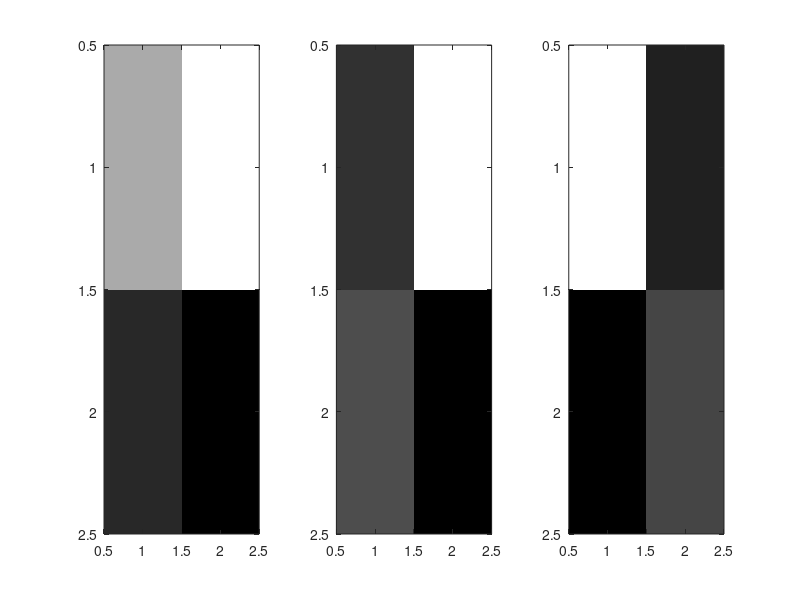

This figure's MATLAB source: (Note: this script raises an error after producing the figure.)
% ----------------------------------- % 
% ------ Do not modify this code ---- %
% ------ Do not submit this code ---- % 
% ----------------------------------- % 
close all
clear all
clc

%%%%%%%%%%%%%%%%%%%%%%%%% 1) %%%%%%%%%%%%%%%%%%%%%%%%%%%%%
% Read and display an image
load Toy_T1_T2.mat
% Remove the following 3 variables underneath to revert to original
t1 = [0.4, 0.5; 0.25, 0.2];
t2 = [0.2, 0.6; 0.25, 0.1];
pd = [1, 0.35; 0.25, 0.45];

figure, 
subplot(1,3,1), imagesc(t1)
subplot(1,3,2), imagesc(t2)
subplot(1,3,3), imagesc(pd), colormap gray
%%%%%%%%%%%%%%%%%%%%%%%%% 2) %%%%%%%%%%%%%%%%%%%%%%%%%%%%%
% Apply KMeans, the features are t1 t2 pd
clusterCentersIn = [1 1 1; 1 1 0; 1 0 1; 0 1 1; 1 0 0; 0 1 0; 0 0 1; 0 0 0];
% do not uncomment the above line in your final code. Only uncomment it when you initially write your code (it is easier to have the clusterCentersIn, so write your first version of code using it.
InIm = zeros([size(t1) 3]); % input image that includes all t1 t2 pd data
InIm(:,:,1) = t1;
InIm(:,:,2) = t2;
InIm(:,:,3) = pd;
segmentedImage = KMeans(InIm,5,clusterCentersIn);
figure, imagesc(segmentedImage), colormap hot
title('KMeans with t1 t2 pd');

% %%%%%%%%%%%%%%%%%%%%%%%%% 3) %%%%%%%%%%%%%%%%%%%%%%%%%%%%%
% % Create two new images that encode the x and y coordinates of each pixel in the image.
% 
% Ximage = repmat( [1:size(InIm,2)], size(InIm,1), 1);    % Specifies list of scalars, r1, r2, ..., rN, that describes how copies of A 
%                                                         % are arranged in each dimension. When A has N dimensions, the size of B is 
%                                                         % size(A).*[r1...rN]. For example, repmat([1 2; 3 4],2,3) returns a 4-by-6 matrix.
%                                                         
% Yimage = repmat( [1:size(InIm,1)]', 1, size(InIm,2));   % Specifies list of scalars, r1, r2, ..., rN, that describes how copies of A 
%                                                         % are arranged in each dimension. When A has N dimensions, the size of B is 
%                                                         % size(A).*[r1...rN]. For example, repmat([1 2; 3 4],2,3) returns a 4-by-6 matrix. 
% 
% %%%%%%%%%%%%%%%%%%%%%%%%% 4) %%%%%%%%%%%%%%%%%%%%%%%%%%%%%
% % Normalize and add to features
% FeatureIin = zeros( size(InIm,1), size(InIm,2), 5);
% FeatureIin(:,:,1:3) = InIm;
% FeatureIin(:,:,4) = Ximage/max(Ximage(:));
% FeatureIin(:,:,5) = Yimage/max(Yimage(:));
% 
% %%%%%%%%%%%%%%%%%%%%%%%%% 5) %%%%%%%%%%%%%%%%%%%%%%%%%%%%%
% % Apply Kmeans to new feature image
% segmentedImage = KMeans(FeatureIin,5,clusterCentersIn);
% figure, imagesc(segmentedImage)
% title('KMeans with t1 t2 pd X Y');
% display('Finished!'), colormap hot
